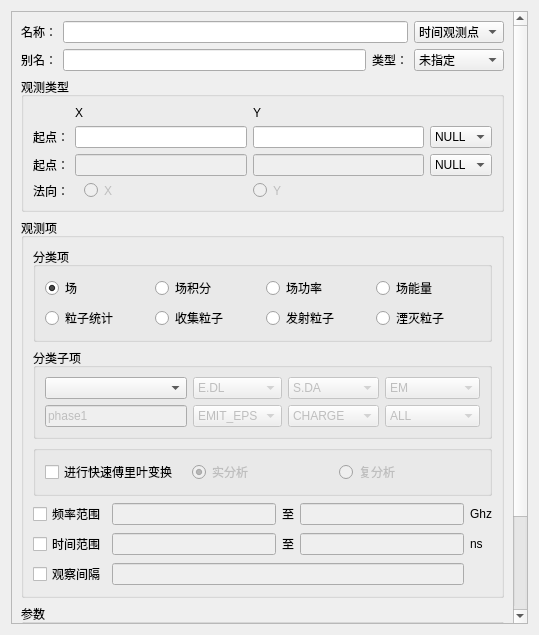
<?xml version="1.0" encoding="UTF-8"?>
<ui version="4.0">
 <class>Dialog</class>
 <widget class="QDialog" name="Dialog">
  <property name="windowModality">
   <enum>Qt::ApplicationModal</enum>
  </property>
  <property name="geometry">
   <rect>
    <x>0</x>
    <y>0</y>
    <width>539</width>
    <height>635</height>
   </rect>
  </property>
  <property name="minimumSize">
   <size>
    <width>0</width>
    <height>0</height>
   </size>
  </property>
  <property name="maximumSize">
   <size>
    <width>16777215</width>
    <height>16777215</height>
   </size>
  </property>
  <property name="windowTitle">
   <string>时间观测设置</string>
  </property>
  <layout class="QGridLayout" name="gridLayout_13">
   <item row="0" column="0">
    <widget class="QScrollArea" name="scrollArea">
     <property name="widgetResizable">
      <bool>true</bool>
     </property>
     <widget class="QWidget" name="scrollAreaWidgetContents">
      <property name="geometry">
       <rect>
        <x>0</x>
        <y>0</y>
        <width>502</width>
        <height>620</height>
       </rect>
      </property>
      <layout class="QGridLayout" name="gridLayout_12">
       <item row="0" column="0">
        <widget class="QLabel" name="label">
         <property name="text">
          <string>名称：</string>
         </property>
        </widget>
       </item>
       <item row="1" column="0">
        <widget class="QLabel" name="label_2">
         <property name="text">
          <string>别名：</string>
         </property>
        </widget>
       </item>
       <item row="0" column="1" rowspan="2">
        <layout class="QGridLayout" name="gridLayout">
         <item row="0" column="0" colspan="2">
          <widget class="QLineEdit" name="le_name"/>
         </item>
         <item row="0" column="2">
          <widget class="QComboBox" name="cb_observationType">
           <item>
            <property name="text">
             <string>时间观测点</string>
            </property>
           </item>
           <item>
            <property name="text">
             <string>时间观测线</string>
            </property>
           </item>
           <item>
            <property name="text">
             <string>时间观测面</string>
            </property>
           </item>
          </widget>
         </item>
         <item row="1" column="0">
          <widget class="QLineEdit" name="le_alias"/>
         </item>
         <item row="1" column="1">
          <widget class="QLabel" name="label_3">
           <property name="text">
            <string>类型：</string>
           </property>
          </widget>
         </item>
         <item row="1" column="2">
          <widget class="QComboBox" name="cb_optionType">
           <item>
            <property name="text">
             <string>未指定</string>
            </property>
           </item>
          </widget>
         </item>
        </layout>
       </item>
       <item row="2" column="0" colspan="2">
        <widget class="QGroupBox" name="groupBox">
         <property name="title">
          <string>观测类型</string>
         </property>
         <layout class="QGridLayout" name="gridLayout_3">
          <item row="0" column="0">
           <layout class="QGridLayout" name="gridLayout_2">
            <item row="1" column="2">
             <widget class="QLineEdit" name="le_point1_X"/>
            </item>
            <item row="1" column="4">
             <widget class="QComboBox" name="cb_point1_name">
              <item>
               <property name="text">
                <string>NULL</string>
               </property>
              </item>
             </widget>
            </item>
            <item row="1" column="3">
             <widget class="QLineEdit" name="le_point1_Y"/>
            </item>
            <item row="2" column="3">
             <widget class="QLineEdit" name="le_point2_Y">
              <property name="enabled">
               <bool>false</bool>
              </property>
             </widget>
            </item>
            <item row="0" column="2">
             <widget class="QLabel" name="lb_x">
              <property name="text">
               <string>X</string>
              </property>
             </widget>
            </item>
            <item row="2" column="2">
             <widget class="QLineEdit" name="le_point2_X">
              <property name="enabled">
               <bool>false</bool>
              </property>
             </widget>
            </item>
            <item row="3" column="2" colspan="2">
             <widget class="QGroupBox" name="groupBox_2">
              <property name="styleSheet">
               <string notr="true">border:none</string>
              </property>
              <property name="title">
               <string/>
              </property>
              <layout class="QHBoxLayout" name="horizontalLayout">
               <property name="topMargin">
                <number>0</number>
               </property>
               <property name="bottomMargin">
                <number>0</number>
               </property>
               <item>
                <widget class="QRadioButton" name="rb_isCheckNormal1">
                 <property name="enabled">
                  <bool>false</bool>
                 </property>
                 <property name="text">
                  <string>X</string>
                 </property>
                </widget>
               </item>
               <item>
                <widget class="QRadioButton" name="rb_isCheckNormal2">
                 <property name="enabled">
                  <bool>false</bool>
                 </property>
                 <property name="text">
                  <string>Y</string>
                 </property>
                </widget>
               </item>
              </layout>
             </widget>
            </item>
            <item row="2" column="1">
             <widget class="QLabel" name="label_7">
              <property name="text">
               <string>起点：</string>
              </property>
             </widget>
            </item>
            <item row="3" column="1">
             <widget class="QLabel" name="label_8">
              <property name="text">
               <string>法向：</string>
              </property>
             </widget>
            </item>
            <item row="0" column="3">
             <widget class="QLabel" name="lb_y">
              <property name="text">
               <string>Y</string>
              </property>
             </widget>
            </item>
            <item row="2" column="4">
             <widget class="QComboBox" name="cb_point2_name">
              <item>
               <property name="text">
                <string>NULL</string>
               </property>
              </item>
             </widget>
            </item>
            <item row="1" column="1">
             <widget class="QLabel" name="label_6">
              <property name="text">
               <string>起点：</string>
              </property>
             </widget>
            </item>
           </layout>
          </item>
         </layout>
        </widget>
       </item>
       <item row="4" column="0" colspan="2">
        <widget class="QGroupBox" name="groupBox_7">
         <property name="title">
          <string>参数</string>
         </property>
         <layout class="QGridLayout" name="gridLayout_11">
          <item row="0" column="0">
           <layout class="QGridLayout" name="gridLayout_10">
            <item row="0" column="1">
             <widget class="QRadioButton" name="rb_isTimeAverage">
              <property name="enabled">
               <bool>false</bool>
              </property>
              <property name="text">
               <string>时间平均</string>
              </property>
              <property name="checked">
               <bool>true</bool>
              </property>
             </widget>
            </item>
            <item row="0" column="2">
             <widget class="QRadioButton" name="rb_isRcAnalyze">
              <property name="enabled">
               <bool>false</bool>
              </property>
              <property name="text">
               <string>RC分析</string>
              </property>
             </widget>
            </item>
            <item row="0" column="0">
             <widget class="QCheckBox" name="cb_isDataDisplay">
              <property name="text">
               <string>数据平滑处理：</string>
              </property>
             </widget>
            </item>
            <item row="1" column="0">
             <widget class="QLabel" name="label_13">
              <property name="text">
               <string>过滤时间参数：</string>
              </property>
             </widget>
            </item>
            <item row="1" column="2">
             <widget class="QLabel" name="label_14">
              <property name="text">
               <string>ns</string>
              </property>
             </widget>
            </item>
            <item row="1" column="1">
             <widget class="QLineEdit" name="le_filteringTimeParameter">
              <property name="enabled">
               <bool>false</bool>
              </property>
             </widget>
            </item>
           </layout>
          </item>
          <item row="1" column="0">
           <layout class="QHBoxLayout" name="horizontalLayout_3">
            <item>
             <widget class="QPushButton" name="pb_ok">
              <property name="text">
               <string>确定</string>
              </property>
             </widget>
            </item>
            <item>
             <widget class="QPushButton" name="pb_cancel">
              <property name="text">
               <string>取消</string>
              </property>
             </widget>
            </item>
           </layout>
          </item>
         </layout>
        </widget>
       </item>
       <item row="3" column="0" colspan="2">
        <widget class="QGroupBox" name="groupBox_3">
         <property name="title">
          <string>观测项</string>
         </property>
         <layout class="QGridLayout" name="gridLayout_8">
          <item row="1" column="0">
           <widget class="QGroupBox" name="groupBox_5">
            <property name="title">
             <string>分类子项</string>
            </property>
            <layout class="QGridLayout" name="gridLayout_7">
             <item row="0" column="0">
              <layout class="QGridLayout" name="gridLayout_5">
               <item row="0" column="2">
                <widget class="QComboBox" name="cb_fieldPower">
                 <property name="enabled">
                  <bool>false</bool>
                 </property>
                 <item>
                  <property name="text">
                   <string>S.DA</string>
                  </property>
                 </item>
                </widget>
               </item>
               <item row="0" column="0">
                <widget class="QComboBox" name="cb_field"/>
               </item>
               <item row="0" column="1">
                <widget class="QComboBox" name="cb_fieldIntegral">
                 <property name="enabled">
                  <bool>false</bool>
                 </property>
                 <item>
                  <property name="text">
                   <string>E.DL</string>
                  </property>
                 </item>
                 <item>
                  <property name="text">
                   <string>H.DL</string>
                  </property>
                 </item>
                 <item>
                  <property name="text">
                   <string>J.DA</string>
                  </property>
                 </item>
                </widget>
               </item>
               <item row="0" column="3">
                <widget class="QComboBox" name="cb_fieldEnergy">
                 <property name="enabled">
                  <bool>false</bool>
                 </property>
                 <item>
                  <property name="text">
                   <string>EM</string>
                  </property>
                 </item>
                 <item>
                  <property name="text">
                   <string>ELECTRIC</string>
                  </property>
                 </item>
                 <item>
                  <property name="text">
                   <string>MAGNETIC</string>
                  </property>
                 </item>
                </widget>
               </item>
               <item row="1" column="0">
                <widget class="QLineEdit" name="le_particles1">
                 <property name="enabled">
                  <bool>false</bool>
                 </property>
                 <property name="text">
                  <string>phase1</string>
                 </property>
                </widget>
               </item>
               <item row="1" column="1">
                <widget class="QComboBox" name="cb_particles2">
                 <property name="enabled">
                  <bool>false</bool>
                 </property>
                 <item>
                  <property name="text">
                   <string>EMIT_EPS</string>
                  </property>
                 </item>
                 <item>
                  <property name="text">
                   <string>CHARGE</string>
                  </property>
                 </item>
                 <item>
                  <property name="text">
                   <string>ENERGY</string>
                  </property>
                 </item>
                 <item>
                  <property name="text">
                   <string>VRATIO</string>
                  </property>
                 </item>
                </widget>
               </item>
               <item row="1" column="2">
                <widget class="QComboBox" name="cb_particles3">
                 <property name="enabled">
                  <bool>false</bool>
                 </property>
                 <item>
                  <property name="text">
                   <string>CHARGE</string>
                  </property>
                 </item>
                 <item>
                  <property name="text">
                   <string>CURRENT</string>
                  </property>
                 </item>
                 <item>
                  <property name="text">
                   <string>ENERGY</string>
                  </property>
                 </item>
                 <item>
                  <property name="text">
                   <string>POWER</string>
                  </property>
                 </item>
                 <item>
                  <property name="text">
                   <string>VOLTAGE</string>
                  </property>
                 </item>
                </widget>
               </item>
               <item row="1" column="3">
                <widget class="QComboBox" name="cb_particles4">
                 <property name="enabled">
                  <bool>false</bool>
                 </property>
                 <item>
                  <property name="text">
                   <string>ALL</string>
                  </property>
                 </item>
                 <item>
                  <property name="text">
                   <string>ELECTRON</string>
                  </property>
                 </item>
                 <item>
                  <property name="text">
                   <string>PROTON</string>
                  </property>
                 </item>
                </widget>
               </item>
              </layout>
             </item>
            </layout>
           </widget>
          </item>
          <item row="2" column="0">
           <widget class="QGroupBox" name="groupBox_6">
            <property name="title">
             <string/>
            </property>
            <layout class="QHBoxLayout" name="horizontalLayout_2">
             <item>
              <widget class="QCheckBox" name="cb_isFFT">
               <property name="text">
                <string>进行快速傅里叶变换</string>
               </property>
              </widget>
             </item>
             <item>
              <widget class="QRadioButton" name="rb_isRealAnalysis">
               <property name="enabled">
                <bool>false</bool>
               </property>
               <property name="text">
                <string>实分析</string>
               </property>
               <property name="checked">
                <bool>true</bool>
               </property>
              </widget>
             </item>
             <item>
              <widget class="QRadioButton" name="rb_isComplexAnalysis">
               <property name="enabled">
                <bool>false</bool>
               </property>
               <property name="text">
                <string>复分析</string>
               </property>
              </widget>
             </item>
            </layout>
           </widget>
          </item>
          <item row="0" column="0">
           <widget class="QGroupBox" name="groupBox_4">
            <property name="title">
             <string>分类项</string>
            </property>
            <layout class="QGridLayout" name="gridLayout_6">
             <item row="0" column="0">
              <layout class="QGridLayout" name="gridLayout_4">
               <item row="0" column="2">
                <widget class="QRadioButton" name="rb_isFieldPower">
                 <property name="enabled">
                  <bool>true</bool>
                 </property>
                 <property name="text">
                  <string>场功率</string>
                 </property>
                </widget>
               </item>
               <item row="0" column="0">
                <widget class="QRadioButton" name="rb_isField">
                 <property name="text">
                  <string>场</string>
                 </property>
                 <property name="checked">
                  <bool>true</bool>
                 </property>
                </widget>
               </item>
               <item row="0" column="1">
                <widget class="QRadioButton" name="rb_isFieldIntegral">
                 <property name="enabled">
                  <bool>true</bool>
                 </property>
                 <property name="text">
                  <string>场积分</string>
                 </property>
                </widget>
               </item>
               <item row="0" column="3">
                <widget class="QRadioButton" name="rb_isFieldEnergy">
                 <property name="enabled">
                  <bool>true</bool>
                 </property>
                 <property name="text">
                  <string>场能量</string>
                 </property>
                </widget>
               </item>
               <item row="1" column="0">
                <widget class="QRadioButton" name="rb_isParticleStatistics">
                 <property name="enabled">
                  <bool>true</bool>
                 </property>
                 <property name="text">
                  <string>粒子统计</string>
                 </property>
                </widget>
               </item>
               <item row="1" column="1">
                <widget class="QRadioButton" name="rb_isCollectedParticles">
                 <property name="enabled">
                  <bool>true</bool>
                 </property>
                 <property name="text">
                  <string>收集粒子</string>
                 </property>
                </widget>
               </item>
               <item row="1" column="2">
                <widget class="QRadioButton" name="rb_isEmittedParticle">
                 <property name="enabled">
                  <bool>true</bool>
                 </property>
                 <property name="text">
                  <string>发射粒子</string>
                 </property>
                </widget>
               </item>
               <item row="1" column="3">
                <widget class="QRadioButton" name="rb_isAnnihilatingParticle">
                 <property name="enabled">
                  <bool>true</bool>
                 </property>
                 <property name="text">
                  <string>湮灭粒子</string>
                 </property>
                </widget>
               </item>
              </layout>
             </item>
            </layout>
           </widget>
          </item>
          <item row="3" column="0">
           <layout class="QGridLayout" name="gridLayout_9">
            <item row="0" column="0">
             <widget class="QCheckBox" name="cb_isFrequencyRange">
              <property name="text">
               <string>频率范围</string>
              </property>
             </widget>
            </item>
            <item row="1" column="1">
             <widget class="QLineEdit" name="le_timeRange1">
              <property name="enabled">
               <bool>false</bool>
              </property>
             </widget>
            </item>
            <item row="1" column="0">
             <widget class="QCheckBox" name="cb_isTimeRange">
              <property name="text">
               <string>时间范围</string>
              </property>
             </widget>
            </item>
            <item row="0" column="1">
             <widget class="QLineEdit" name="le_frequencyRange1">
              <property name="enabled">
               <bool>false</bool>
              </property>
             </widget>
            </item>
            <item row="0" column="3">
             <widget class="QLineEdit" name="le_frequencyRange2">
              <property name="enabled">
               <bool>false</bool>
              </property>
             </widget>
            </item>
            <item row="1" column="3">
             <widget class="QLineEdit" name="le_timeRange2">
              <property name="enabled">
               <bool>false</bool>
              </property>
             </widget>
            </item>
            <item row="1" column="2">
             <widget class="QLabel" name="label_11">
              <property name="text">
               <string>至</string>
              </property>
             </widget>
            </item>
            <item row="0" column="2">
             <widget class="QLabel" name="label_9">
              <property name="text">
               <string>至</string>
              </property>
             </widget>
            </item>
            <item row="0" column="4">
             <widget class="QLabel" name="label_10">
              <property name="text">
               <string>Ghz</string>
              </property>
             </widget>
            </item>
            <item row="1" column="4">
             <widget class="QLabel" name="label_12">
              <property name="text">
               <string>ns</string>
              </property>
             </widget>
            </item>
            <item row="2" column="0">
             <widget class="QCheckBox" name="cb_isObservationInterval">
              <property name="text">
               <string>观察间隔</string>
              </property>
             </widget>
            </item>
            <item row="2" column="1" colspan="3">
             <widget class="QLineEdit" name="le_observationInterval">
              <property name="enabled">
               <bool>false</bool>
              </property>
             </widget>
            </item>
           </layout>
          </item>
         </layout>
        </widget>
       </item>
      </layout>
     </widget>
    </widget>
   </item>
  </layout>
 </widget>
 <tabstops>
  <tabstop>pb_ok</tabstop>
  <tabstop>pb_cancel</tabstop>
  <tabstop>le_alias</tabstop>
  <tabstop>cb_optionType</tabstop>
  <tabstop>le_point1_X</tabstop>
  <tabstop>le_point1_Y</tabstop>
  <tabstop>cb_point1_name</tabstop>
  <tabstop>le_point2_X</tabstop>
  <tabstop>le_point2_Y</tabstop>
  <tabstop>cb_point2_name</tabstop>
  <tabstop>rb_isCheckNormal1</tabstop>
  <tabstop>rb_isCheckNormal2</tabstop>
  <tabstop>rb_isField</tabstop>
  <tabstop>rb_isFieldIntegral</tabstop>
  <tabstop>rb_isFieldPower</tabstop>
  <tabstop>rb_isFieldEnergy</tabstop>
  <tabstop>rb_isParticleStatistics</tabstop>
  <tabstop>rb_isCollectedParticles</tabstop>
  <tabstop>rb_isEmittedParticle</tabstop>
  <tabstop>rb_isAnnihilatingParticle</tabstop>
  <tabstop>cb_field</tabstop>
  <tabstop>cb_fieldIntegral</tabstop>
  <tabstop>cb_fieldPower</tabstop>
  <tabstop>cb_fieldEnergy</tabstop>
  <tabstop>le_particles1</tabstop>
  <tabstop>cb_particles2</tabstop>
  <tabstop>cb_particles3</tabstop>
  <tabstop>cb_particles4</tabstop>
  <tabstop>cb_isFFT</tabstop>
  <tabstop>rb_isRealAnalysis</tabstop>
  <tabstop>rb_isComplexAnalysis</tabstop>
  <tabstop>cb_isFrequencyRange</tabstop>
  <tabstop>le_frequencyRange1</tabstop>
  <tabstop>le_frequencyRange2</tabstop>
  <tabstop>cb_isTimeRange</tabstop>
  <tabstop>le_timeRange1</tabstop>
  <tabstop>le_timeRange2</tabstop>
  <tabstop>cb_isObservationInterval</tabstop>
  <tabstop>le_observationInterval</tabstop>
  <tabstop>cb_isDataDisplay</tabstop>
  <tabstop>rb_isTimeAverage</tabstop>
  <tabstop>rb_isRcAnalyze</tabstop>
  <tabstop>le_filteringTimeParameter</tabstop>
  <tabstop>cb_observationType</tabstop>
  <tabstop>le_name</tabstop>
 </tabstops>
 <resources/>
 <connections/>
</ui>
